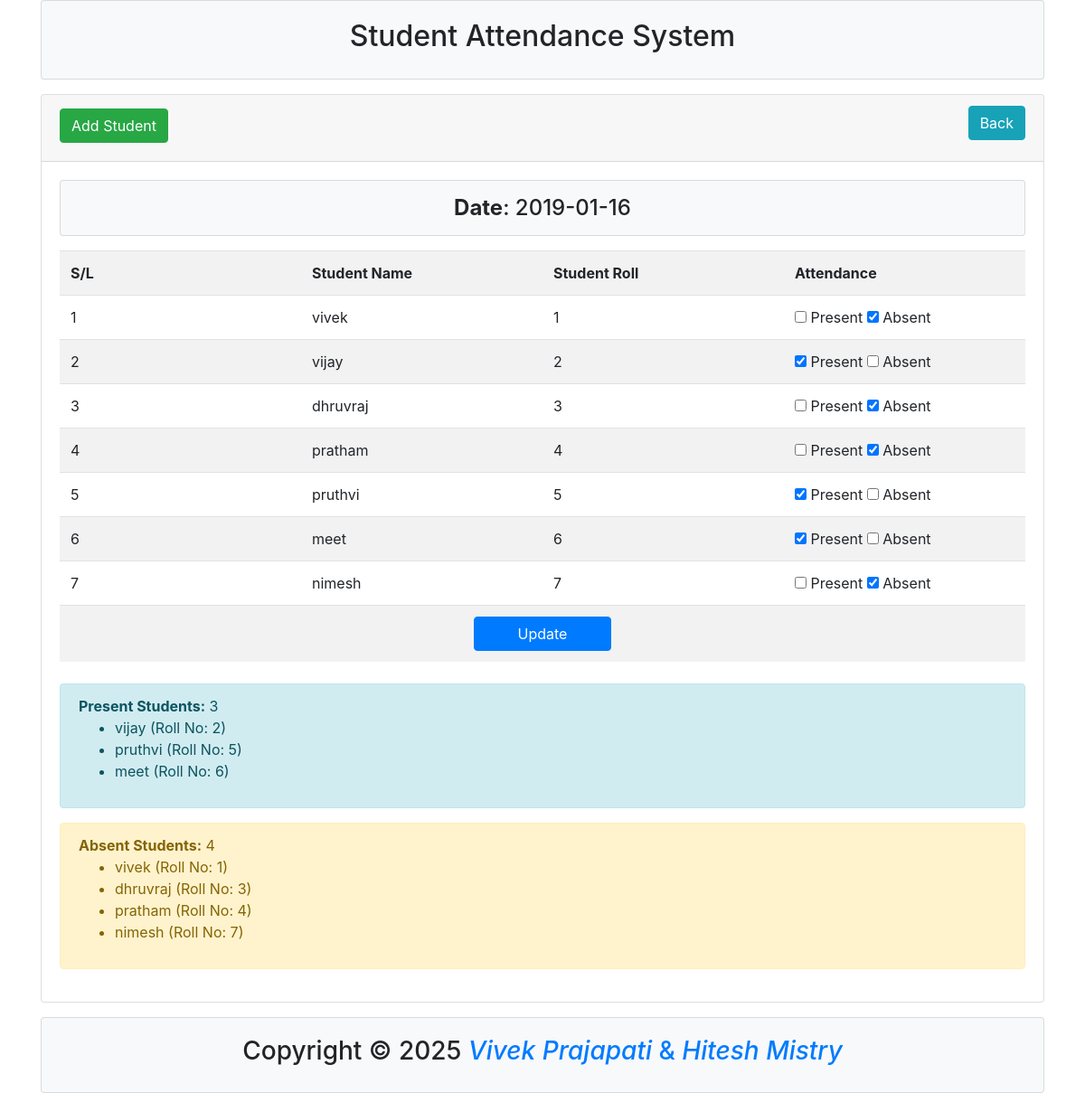
Page /student_view.php?dt=2019-01-16 (signed in) on the committed database.
### tables this page shows
CREATE TABLE `tbl_student` (
  `id` int(11) NOT NULL,
  `name` varchar(255) NOT NULL,
  `roll` int(11) NOT NULL
);

CREATE TABLE `tbl_attendance` (
  `id` int(11) NOT NULL,
  `roll` int(11) NOT NULL,
  `attend` varchar(255) NOT NULL,
  `att_time` date NOT NULL
);

### student_view.php (the view, shortened to what this page needs)
<?php
$host = "localhost";
$user = "root";
$pass = "";
$dbname = "db_sams";
$conn = mysqli_connect($host, $user, $pass, $dbname);
$dt = $_GET['dt'];
$present_count = 0;
$absent_count = 0;
$present_students = [];
$absent_students = [];
include "inc/header.php";
?>
<div class="container">
    <div class="card">
        <div class="card-header">
            <h2>
                <a class="btn btn-success" href="add.php">Add Student</a>
                <a class="btn btn-info float-right" href="date_view.php">Back</a>
            </h2>
        </div>
        <div class="card-body">
            <div class="card bg-light text-center mb-3">
                <h4 class="m-0 py-3"><strong>Date</strong>: <?php echo $dt; ?></h4>
            </div>
            <form action="" method="post">
                <table class="table table-striped">
                    <tr>
                        <th width="25%">S/L</th>
                        <th width="25%">Student Name</th>
                        <th width="25%">Student Roll</th>
                        <th width="25%">Attendance</th>
                    </tr>
                    <?php
                    $getstudent = getAllData($dt);
                    if ($getstudent) {
                        $attendance_data = $getstudent;
                        $i = 0;
                        while ($value = mysqli_fetch_assoc($attendance_data)) {
                            $i++;
                            if ($value['attend'] == "present") {
                                $present_count++;
                                $present_students[] = ['name' => $value['name'], 'roll' => $value['roll']];
                            } elseif ($value['attend'] == "absent") {
                                $absent_count++;
                                $absent_students[] = ['name' => $value['name'], 'roll' => $value['roll']];
                            }
                    ?>
                    <tr>
                        <td><?php echo $i; ?></td>
                        <td><?php echo $value['name']; ?></td>
                        <td><?php echo $value['roll']; ?></td>
                        <td>
                            <input type="checkbox" name="attend[<?php echo $value['roll']; ?>]" value="present" class="present-checkbox" <?php if($value['attend'] == "present") {echo "checked";} ?>> Present
                            <input type="checkbox" name="attend[<?php echo $value['roll']; ?>]" value="absent" class="absent-checkbox" <?php if($value['attend'] == "absent") {echo "checked";} ?>> Absent
                        </td>
                    </tr>
                    <?php } } ?>
                    <tr>
                        <td colspan="4" class="text-center">
                            <input type="submit" name="submit" class="btn btn-primary px-5" value="Update">
                        </td>
                    </tr>
                </table>
            </form>
            <div class="alert alert-info mt-4">
                <strong>Present Students:</strong> <?php echo $present_count; ?><br>
                <ul>
                    <?php foreach ($present_students as $student) { ?>
                        <li><?php echo $student['name']; ?> (Roll No: <?php echo $student['roll']; ?>)</li>
                    <?php } ?>
                </ul>
            </div>
            <div class="alert alert-warning">
                <strong>Absent Students:</strong> <?php echo $absent_count; ?><br>
                <ul>
                    <?php foreach ($absent_students as $student) { ?>
                        <li><?php echo $student['name']; ?> (Roll No: <?php echo $student['roll']; ?>)</li>
                    <?php } ?>
                </ul>
            </div>
        </div>
    </div>
</div>
<?php include("inc/footer.php"); ?>
<?php
function getAllData($dt) {
    global $conn;
    $query = "SELECT s.name, s.roll, a.attend FROM tbl_student s
              LEFT JOIN tbl_attendance a ON s.roll = a.roll
              WHERE a.att_time = '$dt'";
    $result = mysqli_query($conn, $query);
    return $result;
}
?>

### rows in the picture
tbl_student: name "vivek", roll "1"
tbl_attendance: attend "☑"
tbl_student: name "vijay", roll "2"
tbl_attendance: attend "☑"
tbl_student: name "dhruvraj", roll "3"
tbl_attendance: attend "☑"
tbl_student: name "pratham", roll "4"
tbl_attendance: attend "☑"
tbl_student: name "pruthvi", roll "5"
tbl_attendance: attend "☑"
tbl_student: name "meet", roll "6"
tbl_attendance: attend "☑"
tbl_student: name "nimesh", roll "7"
tbl_attendance: attend "☑"

### other values in the picture
$dt "2019-01-16"
$present_count "3"
$absent_count "4"
